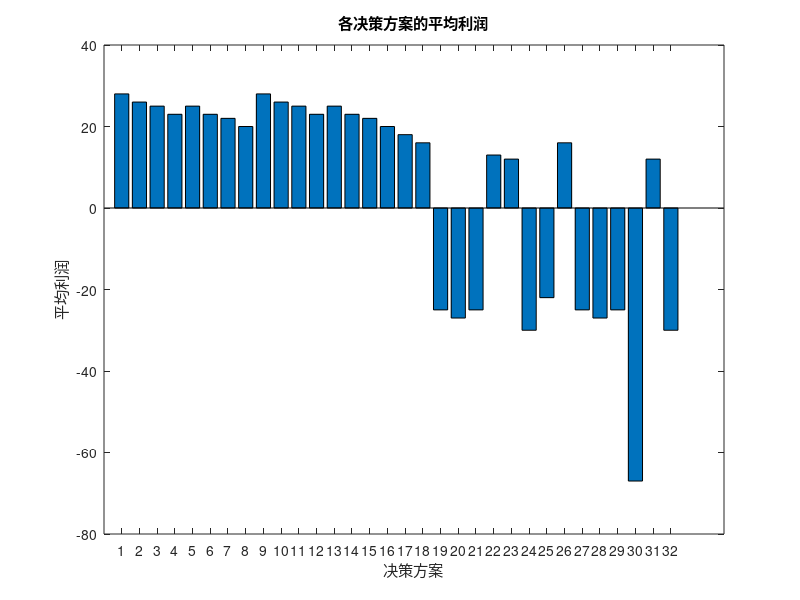

This figure's MATLAB source:
clear;
clc;
close all;

% 参数定义
p1_r = 0.111; % 零配件 1 次品率
p1_p = 4;       % 零配件 1 购买单价
p1t_c = 2;      % 零配件 1 检测成本

p2_r = 0.111;  % 零配件 2 次品率
p2_p = 18;         % 零配件 2 购买单价
p2t_c = 3;      % 零配件 2 检测成本

pt_r = 0.111; % 成品 次品率
a_c = 6;          % 装配成本
pt_c = 3;      % 成品检测成本
m_p = 56;          % 市场售价
r_l = 10;            % 调换损失
d_c = 40;       % 拆解费用

% 计算用户退回次品的概率
return_defect_rate = p1_r + p2_r - p1_r * p2_r + pt_r;

% 动态规划表
dp = zeros(2, 2, 2, 2, 2); % [是否检测P1, 是否检测P2, 是否检测成品, 是否拆解, 是否处理退货]

% 初始化动态规划表
dp(:) = -Inf; % 初始利润设置为负无穷

% 动态规划迭代
for p1_test = 0:1
    for p2_test = 0:1
        for prod_test = 0:1
            for disassemble = 0:1
                for handle_return = 0:1
                    % 计算零配件成本
                    p1_cost = p1_p + p1_test * p1t_c;
                    p2_cost = p2_p + p2_test * p2t_c;
                    base_cost = p1_cost + p2_cost + a_c;

                    % 成品基础成本
                    product_cost_base = base_cost;

                    % 成品检测
                    if prod_test
                        product_cost_base = product_cost_base + pt_c;
                        if rand() < pt_r
                            if disassemble
                                product_cost_base = product_cost_base + d_c;
                            else
                                product_cost_base = product_cost_base + r_l;
                            end
                        end
                    end

                    % 返回次品处理
                    if handle_return
                        if rand() < return_defect_rate
                            product_cost_base = product_cost_base + d_c;
                        end
                        product_cost_base = product_cost_base + r_l;
                    end

                    % 计算利润
                    profit = m_p - product_cost_base;

                    % 更新动态规划表
                    dp(p1_test + 1, p2_test + 1, prod_test + 1, disassemble + 1, handle_return + 1) = max(dp(p1_test + 1, p2_test + 1, prod_test + 1, disassemble + 1, handle_return + 1), profit);
                end
            end
        end
    end
end

% 查找最大利润及对应的决策
[max_profit, idx] = max(dp(:));
[best_p1_test, best_p2_test, best_prod_test, best_disassemble, best_handle_return] = ind2sub(size(dp), idx);

% 输出最优解
fprintf('最优解:\n');
fprintf('是否检测零配件1: %d\n', best_p1_test - 1);
fprintf('是否检测零配件2: %d\n', best_p2_test - 1);
fprintf('是否检测成品: %d\n', best_prod_test - 1);
fprintf('是否拆解不合格成品: %d\n', best_disassemble - 1);
fprintf('是否处理退货: %d\n', best_handle_return - 1);
fprintf('平均利润: %.2f\n',max_profit);

% 可视化决策方案的平均利润
figure;

% 创建条形图
bar(reshape(dp, [], 1));
set(gca,'XTick', 1:numel(dp));
set(gca, 'XTickLabel');
xtickangle(45);
xlabel('决策方案');
ylabel('平均利润');
title('各决策方案的平均利润');